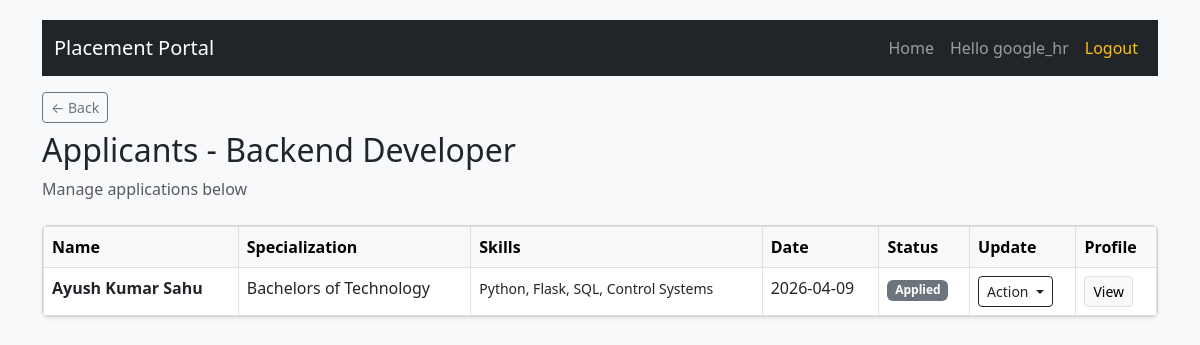
The page /company/job/1/applications (signed in) on the database as committed earlier.
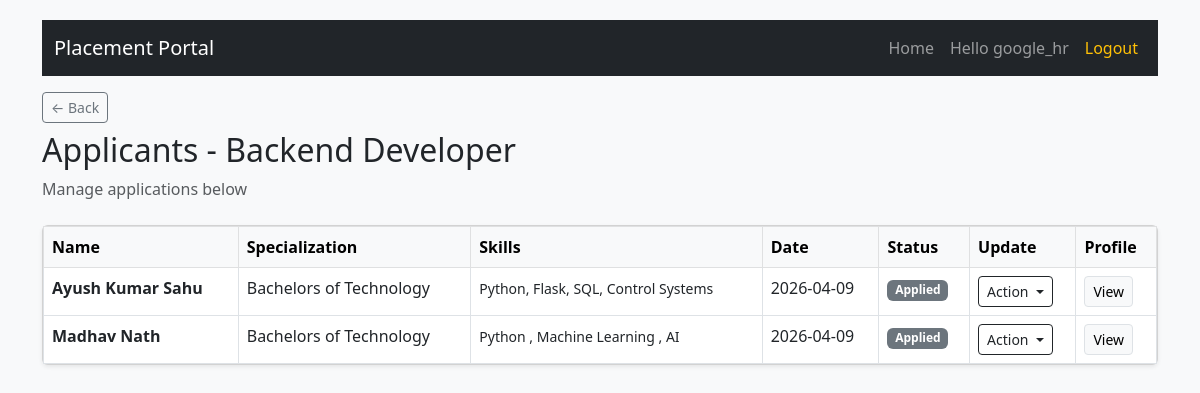
The same page on the database as committed later.
### database/models.py (models this page shows)
class Application(db.Model):
    __tablename__ = 'application'
    id = db.Column(db.Integer, primary_key=True)
    student_id = db.Column(db.Integer, db.ForeignKey('student.id'), nullable=False)
    job_id = db.Column(db.Integer, db.ForeignKey('placements.id'), nullable=False)
    status = db.Column(db.String(20), default='Applied', nullable=False)
    date = db.Column(db.DateTime, default=datetime.now)
    __table_args__ = (
        db.UniqueConstraint('student_id', 'job_id', name='unique_student_job_application'),
    )

class Student(db.Model):
    __tablename__ = 'student'
    id = db.Column(db.Integer, primary_key=True)
    user_id = db.Column(db.Integer, db.ForeignKey('user.id'), unique=True, nullable=False)
    name = db.Column(db.String(100), nullable=False)
    contact = db.Column(db.String(20))
    education = db.Column(db.String(200))
    skills = db.Column(db.Text)
    resume = db.Column(db.String(255))
    college = db.Column(db.String(200))
    branch = db.Column(db.String(100))
    dob = db.Column(db.Date)
    country = db.Column(db.String(100))
    state = db.Column(db.String(100))
    address = db.Column(db.Text)
    applications = db.relationship('Application', backref='student', lazy=True, cascade="all, delete-orphan")

### routes/company_mgmt.py (the view)
@app.route('/company/job/<int:job_id>/applications')
@login_required
@role_required('company')
def view_job_applications(job_id):
    comp= get_approved_company()
    job= models.Placements.query.get_or_404(job_id)
    if job.company_id != comp.id:
        flash("Unauthorized access.", "danger")
        return redirect(url_for('company_dashboard'))
    applications= models.Application.query.filter_by(job_id=job.id).all()
    return render_template('job_applications.html', job =job, applications =applications)

### app.py (called while the page is built)
@login_manager.user_loader
def load_user(user_id):
    return models.User.query.get(int(user_id))

def role_required(*roles):
    def wrapper(fn):
        @wraps(fn)
        def decorated_view(*args,**kwargs):
            if not current_user.is_authenticated:
                return login_manager.unauthorized()
            if current_user.role not in roles:
                flash("You do not have permission to access this page", "danger")
                return redirect(url_for('login'))
            return fn(*args , **kwargs)
        return decorated_view
    return wrapper

### routes/admin_mgmt.py (called while the page is built)
def get_approved_company():
    companyObj =models.Company.query.filter_by(user_id=current_user.id).first()
    if companyObj is  None:
        return None
    if not companyObj.approval:
        return None
    return companyObj

### templates/job_applications.html (shortened to what this page needs)
{% extends "base.html" %}
{% block content %}
<div class="mb-4">
    <a href="{{ url_for('company_dashboard') }}"
       class="btn btn-sm btn-outline-secondary mb-2"> ← Back</a>
    <h2>Applicants - {{ job.title }}</h2>
    <p class="text-muted">
        Manage applications below</p>
</div>
<div class="card shadow-sm">
    <div class="table-responsive">
        <table class="table table-hover mb-0 table-bordered">
            <thead class="table-light">
                <tr>
                    <th>Name</th>
                    <th>Specialization</th>
                    <th>Skills</th>
                    <th>Date</th>
                    <th>Status</th>
                    <th>Update</th>
                    <th>Profile</th>
                </tr>
            </thead>
            <tbody>
                {% for app in applications %}
                <tr>
                    <td>
                        <b>{{ app.student.name }}</b>
                    </td>
                    <td>{{app.student.education}}</td>
                    <td>
                        <small>{{ app.student.skills }}</small>
                    </td>
                    <td>
                        {{ app.date.strftime('%Y-%m-%d') }}
                    </td>
                    <td>
                        {% set status_colors = {
                            'Applied': 'secondary',
                            'shortlisted': 'primary',
                            'interview': 'info',
                            'Selected': 'success',
                            'Rejected': 'danger'
                        } %}
                        <span class="badge bg-{{ status_colors[app.status] }}">
                            {{ app.status }}
                        </span>
                    </td>
                    <td>
                        <div class="dropdown">
                            <button class="btn btn-sm btn-outline-dark dropdown-toggle"
                                    data-bs-toggle="dropdown">
                                Action
                            </button>
                        </div>
                    </td>
                    <td>
                        <button class="btn btn-sm btn-light border"
                                data-bs-toggle="modal"
                                data-bs-target="#studentModal{{app.student.id}}">
                            View
                        </button>
                    </td>
                </tr>
                {% else %}
                <tr>
                    <td colspan="7" class="text-center text-muted py-3">
                        No applications yet
                    </td>
                </tr>
                {% endfor %}
            </tbody>
        </table>
    </div>
</div>
{% endblock %}

Rows that differ between the two databases and show on the page:
added Application: student.name "Madhav Nath", student.education "Bachelors of Technology", student.skills "Python , Machine Learning , AI", date "2026-04-09", status "Applied"
